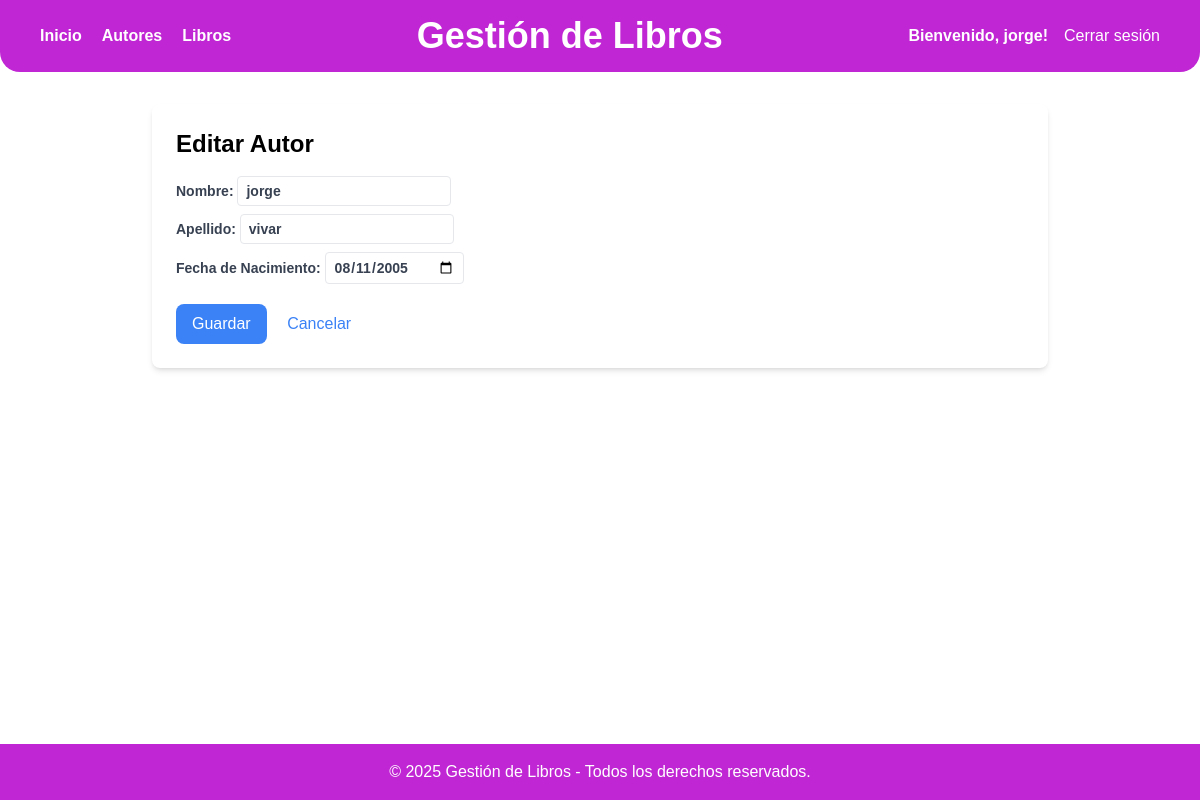
The app's page /autores/1/edit/ (signed in) with its own data.
### myapp/models.py (models this page shows, shortened)
class Autor(models.Model):
    nombre= models.CharField(max_length=100)
    apellido= models.CharField(max_length=100)
    fecha_nacimiento= models.DateField()

### myapp/views.py (the view, shortened to what this page needs)
# urls.py: path('autores/<int:pk>/edit/', views.AutorUpdateView.as_view(), name='edit_autor'),
class AutorUpdateView(LoginRequiredMixin, UpdateView):
    model = Autor
    fields = ['nombre', 'apellido', 'fecha_nacimiento']
    template_name = 'edit_autor.html'
    success_url = reverse_lazy('lista_autores')

### templates/edit_autor.html (shortened to what this page needs)
{% extends 'layouts/base.html' %}
{% block content %}
    <h2 class="text-2xl font-bold mb-4">Editar Autor</h2>
    <form method="post">
        <label class="block text-gray-700 text-sm font-bold mb-2">Nombre:
        <input type="text" name="nombre" value="{{ autor.nombre }}" class="form-input border rounded px-2 py-1"></label>
        <label class="block text-gray-700 text-sm font-bold mb-2">Apellido:
        <input type="text" name="apellido" value="{{ autor.apellido }}" class="form-input border rounded px-2 py-1"></label>
        <label class="block text-gray-700 text-sm font-bold mb-2">Fecha de Nacimiento:
        <input type="date" name="fecha_nacimiento" value="{{ autor.fecha_nacimiento | date:'Y-m-d'  }}" class="form-input border rounded px-2 py-1"></label>
        <button type="submit" class="bg-blue-500 text-white px-4 py-2 rounded-lg mt-3">Guardar</button>
        <a href="{%url 'detalle_autor' autor.id %}" class="ml-4 text-blue-500">Cancelar</a>
    </form>
{% endblock %}

### templates/layouts/base.html (shortened to what this page needs)
<!DOCTYPE html>
<html lang="es">
<head>
    <script src="https://cdn.tailwindcss.com"></script>
</head>
<body class="min-h-screen flex flex-col">
    <header class="bg-fuchsia-600 text-white py-4 px-10 flex justify-between items-center rounded-b-[20px]">
        <nav class="flex space-x-5 font-bold">
            <a href="{% url 'index' %}" class="hover:underline">Inicio</a>
            <a href="{% url 'lista_autores' %}" class="hover:underline">Autores</a>
            <a href="{% url 'lista_libros' %}" class="hover:underline">Libros</a>
        </nav>
        <h1 class="text-4xl font-bold text-center flex-1">Gestión de Libros</h1>
        <div class="flex items-center space-x-4">
            {% if user.is_authenticated %}
                <span class="font-semibold">Bienvenido, {{ user.username }}!</span>
                <form action="{% url 'logout' %}" method="post">
                    <button type="submit" class="hover:underline">Cerrar sesión</button>
                </form>
            {% else %}
                <a href="{% url 'login' %}" class="hover:underline">Iniciar sesión</a>
                <a href="{% url 'signup' %}" class="hover:underline">Registrarse</a>
            {% endif %}
        </div>
    </header>
    <main class="flex-1">
        <div class="max-w-4xl mx-auto mt-8 p-6 bg-white rounded-lg shadow-md">
            {% block content %}
            {% endblock %}
        </div>
    </main>
    <footer class="bg-fuchsia-600 text-white text-center py-4 mt-10">
        © 2025 Gestión de Libros - Todos los derechos reservados.
    </footer>
</body>
</html>

### templates/layouts/base.html (style rules this page uses)
* { font-family: Arial, sans-serif; margin: 0; padding: 0; }

### records on screen
Autor: nombre "jorge", apellido "vivar", fecha_nacimiento "08/11/2005"

### other values on screen
{{ user.username }} "jorge"
